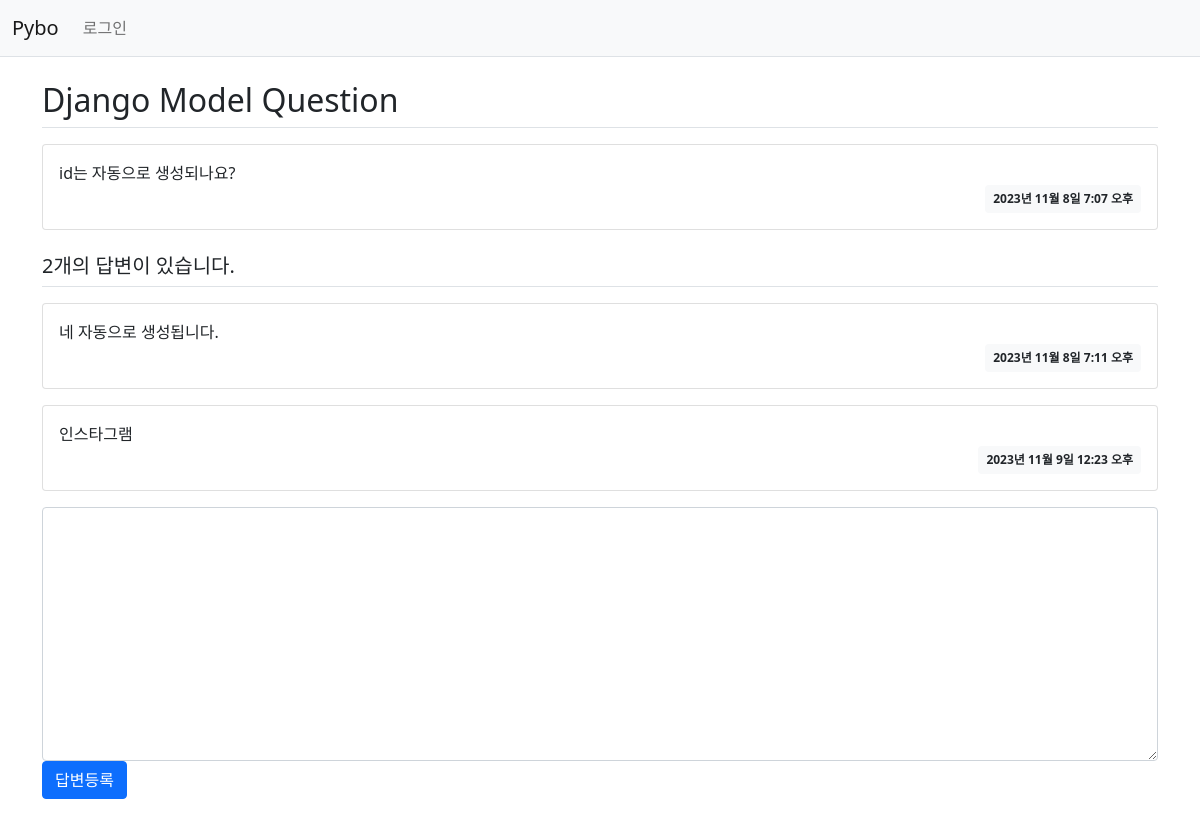
Screenshot of /pybo/2/ with the database file from the repository.
### pybo/models.py (models this page shows, shortened)
class Question(models.Model):
    subject = models.CharField(max_length=200)
    content = models.TextField()
    create_date = models.DateTimeField()

class Answer(models.Model):
    question = models.ForeignKey(Question, on_delete=models.CASCADE)
    content = models.TextField()
    create_date = models.DateTimeField()

### pybo/views.py (the view)
# urls.py: path('<int:question_id>/', views.detail, name='detail'),
def detail(request, question_id):
    question = get_object_or_404(Question, pk=question_id)
    context = {'question': question}
    return render(request, 'pybo/question_detail.html', context)

### templates/pybo/question_detail.html (shortened to what this page needs)
{% extends 'base.html' %}
{% block content %}
<div class="container my-3">
    <h2 class="border-bottom py-2">{{ question.subject }}</h2>
    <div class="card my-3">
        <div class="card-body">
            <div class="card-text" style="white-space: pre-line;">{{ question.content }}</div>
            <div class="d-flex justify-content-end">
                <div class="badge bg-light text-dark p-2">
                    {{ question.create_date }}
                </div>
            </div>
        </div>
    </div>
    <h5 class="border-bottom my-3 py-2">{{question.answer_set.count}}개의 답변이 있습니다.</h5>
    {% for answer in question.answer_set.all %}
    <div class="card my-3">
        <div class="card-body">
            <div class="card-text" style="white-space: pre-line;">{{ answer.content }}</div>
            <div class="d-flex justify-content-end">
                <div class="badge bg-light text-dark p-2">
                    {{ answer.create_date }}
                </div>
            </div>
        </div>
    </div>
    {% endfor %}
    <form action="{% url 'pybo:answer_create' question.id %}" method="post" class="my-3">
        <div class="form-group">
            <textarea name="content" id="content" class="form-control" rows="10"></textarea>
        </div>
        <input type="submit" value="답변등록" class="btn btn-primary">
    </form>
</div>
{% endblock %}

### rows the page displays
Question: subject "Django Model Question", content "id는 자동으로 생성되나요?", create_date "2023년 11월 8일 7:07 오후", answer_set.count "2"
Answer: content "네 자동으로 생성됩니다.", create_date "2023년 11월 8일 7:11 오후"
Answer: content "인스타그램", create_date "2023년 11월 9일 12:23 오후"
